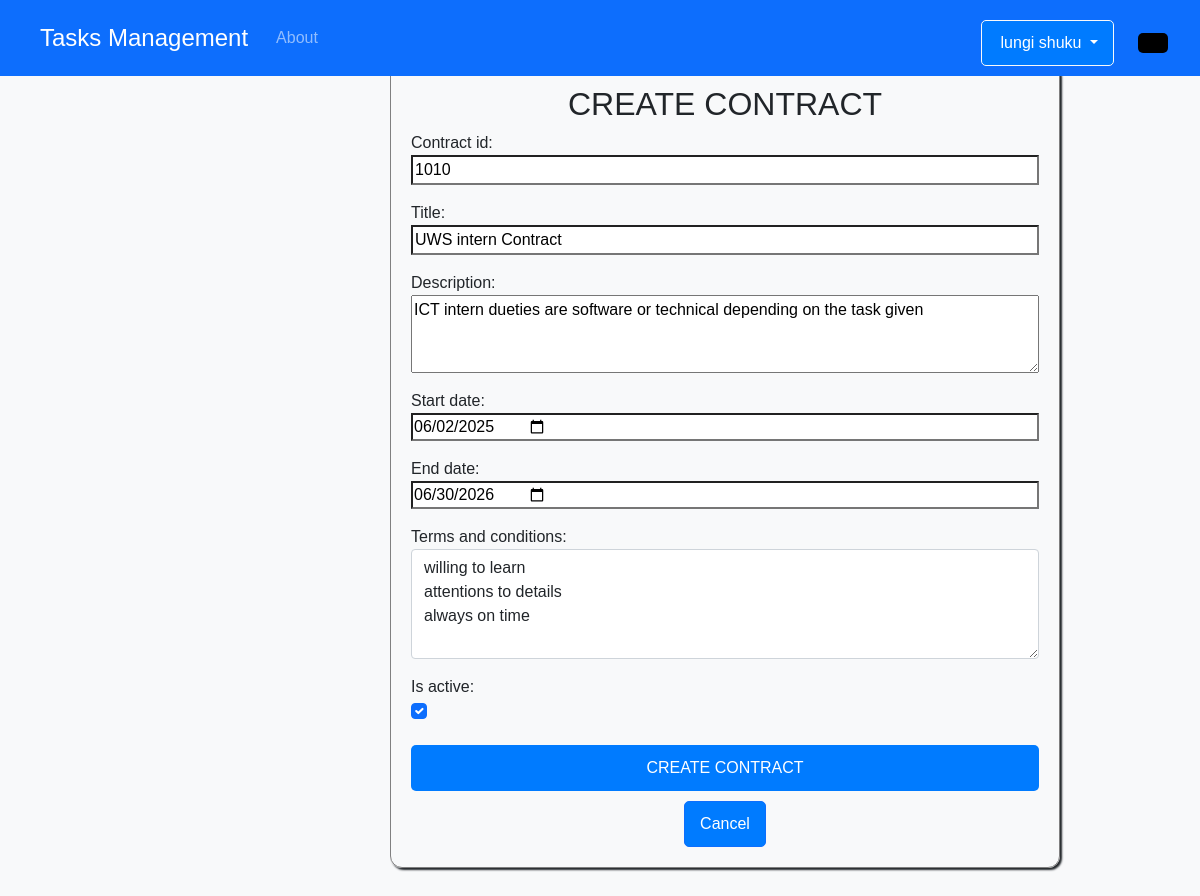
The page /students/contract/3/update/ (signed in) on the database its author committed.
### StudentTasks/models.py (models this page shows, shortened)
class Contract(models.Model):
    contract_id = models.CharField(max_length=20, unique=True, null=True, blank=True)
    title = models.CharField(max_length=100, default="UWS intern Contract")
    description = models.TextField(blank=True)
    start_date = models.DateField(default=timezone.now)
    end_date = models.DateField(default=timezone.now)
    total_hours = models.PositiveIntegerField(editable=False, default=0)
    created_at = models.DateTimeField(default=timezone.now)
    terms_and_conditions = models.TextField(blank=True, null=True)
    progress = models.FloatField(default=0)
    is_active = models.BooleanField(default=True)
    class Meta:
        verbose_name = "Contract"
        verbose_name_plural = "Contracts"
        ordering = ['-created_at']

### StudentTasks/views.py (the view)
# urls.py: path('contract/<int:pk>/update/', views.contract_update, name='contract_update'),
@login_required
def contract_update(request, pk):
    student = get_object_or_404(Student, user=request.user)
    contract = get_object_or_404(Contract, pk=pk, student=student)
    if student.contract != contract:
        messages.error(request, "You are not authorized to update this contract.")
        return redirect('StudentTasks:contract_list')
    if request.method == 'POST':
        form = ContractForm(request.POST, instance=contract)
        if form.is_valid():
            form.save()
            messages.success(request, "Contract updated successfully.")
            return redirect('StudentTasks:contract_list')
    else:
        form = ContractForm(instance=contract)
    return render(request, 'StudentTasks/contract.html', {'form': form})

### StudentTasks/forms.py (shortened to what this page needs)
class ContractForm(forms.ModelForm):
    class Meta:
        model = Contract
        fields = ['contract_id','title', 'description', 'start_date', 'end_date', 'terms_and_conditions', 'is_active']
        widgets = {
            'start_date': forms.DateInput(attrs={'type': 'date'}),
            'end_date': forms.DateInput(attrs={'type': 'date'}),
            'description': forms.Textarea(attrs={'rows': 3}),
            'terms_and_conditions': forms.Textarea(attrs={'class': 'form-control', 'rows': 4}),
            'is_active': forms.CheckboxInput(attrs={'class': 'form-check-input'}),
        }

### StudentTasks/templates/StudentTasks/contract.html (shortened to what this page needs)
{% extends 'Tasks/base.html' %}
{% load static %}
{% block content %}
    <div class="container mt-4 formContainer">
        <h2>CREATE CONTRACT</h2>
        <form method="POST">
            <div class="mb-3">
                {{ form.as_p }}
            </div>
            <input type="submit" class="btn btn-Primary w-100" value="CREATE CONTRACT"/>
            <a href="{% url 'StudentTasks:contract_list' %}" class="btn btn-primary">Cancel</a>
     </div>
    </main>
{% endblock %}

### Tasks/templates/Tasks/base.html (shortened to what this page needs)
{% load static %}
<!doctype html>
<html lang="en">
  <head>
    <link rel="stylesheet" href="https://cdnjs.cloudflare.com/ajax/libs/font-awesome/4.7.0/css/font-awesome.min.css">
    <link href="https://cdn.jsdelivr.net/npm/bootstrap@5.0.2/dist/css/bootstrap.min.css" rel="stylesheet">
    <div class="container text-center">
    </head>
 <body>
    <nav class="navbar navbar-expand-lg navbar-dark bg-primary fixed-top rounded-corners">
        <div class="container-fluid">
            <a class="navbar-brand d-flex align-items-center" href="{% url 'home' %}">
                Tasks Management
            </a>
            <div class="collapse navbar-collapse" id="navbarContent">
                <ul class="navbar-nav me-auto mb-2 mb-lg-0">
                    <li class="nav-item">
                        <a class="nav-link" href="#">
                            About
                        </a>
                    </li>
                </ul>
                <div class="d-flex align-items-center">
                    {% if user.is_authenticated %}
                        <div class="dropdown me-3">
                            <button class="btn btn-outline-light dropdown-toggle" type="button"
                                    id="userDropdown" data-bs-toggle="dropdown" aria-expanded="false">
                                {% if user.get_full_name %}
                                    {{ user.get_full_name }}
                                {% else %}
                                    {{ user.username }}
                                {% endif %}
                            </button>
                        </div>
                    {% endif %}
                    <button class="btn btn-outline-light ms-2 theme-toggle" id="themeButton"
                            aria-label="Toggle dark/light mode" title="Dark mode">
                    </button>
                </div>
            </div>
        </div>
    </nav>
    <main class="main-content">
        {% block content %}{% endblock %}
</body>
</html>

### Tasks/templates/Tasks/base.html (style rules this page uses)
:root { --sidebar-width: 250px; --primary-color: #4e73df; --secondary-color: #6f42c1; --success-color: #1cc88a; --info-color: #36b9cc; --warning-color: #f6c23e; --danger-color: #e74a3b; --top-navbar-height: 60px; }
body { background-color: #f8f9fc; padding-top: var(--top-navbar-height); transition: background-color var(--transition-speed), color var(--transition-speed); margin: 0; padding-left: 0; overflow-x: hidden; background-color:#FAFAFA; font-family: 'Nunito', sans-serif; }
.main-content { margin-left: var(--sidebar-width); padding: 20px; width: calc(100% - var(--sidebar-width)); transition: all 0.3s ease; }
.navbar { display: flex; justify-content: space-between; align-items: center; padding: 10px 20px; background-color: #0078D4; color: white; }
.theme-toggle { padding: 10px 20px; font-size: 18px; border: none; border-radius: 5px; cursor: pointer; }
#themeButton { background-color: black; color: white; }
body { font-family: Arial, sans-serif; background-color: #f8f9fa; margin: 0; padding: 0; }
.navbar { padding: 10px 20px; }
.navbar-brand { font-size: 1.5rem; }
.navbar-nav .nav-link { color: #ffffff; }
.container { max-width: 1000px; margin: auto; padding: 20px; }
.btn { display: inline-block; padding: 10px 15px; background-color: #007bff; color: white; text-decoration: none; border-radius: 5px; margin-top: 10px; }

### StudentTasks/templates/StudentTasks/contract.html (style rules this page uses)
#id_contract_id { border-radius: 0px; box-shadow: 3px; }
#id_terms_and_conditions { box-shadow: 3px; }
form > .mb-3 > p { display: flex; flex-direction: column; }
form > .mb-3 > p > label { display: flex; justify-content: start; }
form > .mb-3 > p > input { display: flex; justify-content: start; border-radius: 0px; }
form > .mb-3 > p > textarea { box-shadow: 5px; }
.formContainer { border : solid 1px grey ; border-radius: 12px; box-shadow: 2px 2px 2px ; }

### rows shown on the page
Contract: contract_id "1010", title "UWS intern Contract", description "ICT intern dueties are software or technical depending on the task given", start_date "06/02/2025", end_date "06/30/2026", terms_and_conditions "willing to learn attentions to details always on time", is_active "☑"

### other values the page prints
{{ user.get_full_name }} "lungi shuku"
